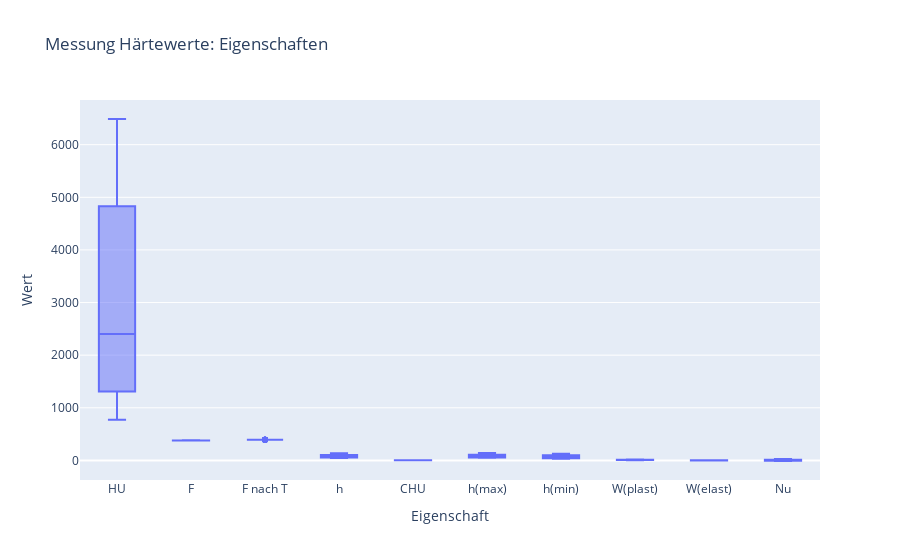

Notebook code for this chart:
### Code cell
import plotly.express as px

fig = px.box(data,
             title='Messung Härtewerte: Eigenschaften',
             labels={'variable': 'Eigenschaft', 'value': 'Wert'})
fig.show()

### Figure 1 — Plotly figure (JSON) as saved in the notebook; plotly's stock layout.template omitted (floating-point values rounded to 4 significant figures; data arrays with more than 128 entries replaced by an {"elided": "..."} marker saying what was removed)
{"data": [{"alignmentgroup": "True", "hovertemplate": "Eigenschaft=%{x}<br>Wert=%{y}<extra></extra>", "legendgroup": "", "marker": {"color": "#636efa"}, "name": "", "notched": false, "offsetgroup": "", "orientation": "v", "showlegend": false, "type": "box", "x": {"elided": "530 str values"}, "x0": " ", "xaxis": "x", "y": {"elided": "530 float values"}, "y0": " ", "yaxis": "y"}], "layout": {"boxmode": "group", "legend": {"tracegroupgap": 0}, "title": {"text": "Messung Härtewerte: Eigenschaften"}, "xaxis": {"anchor": "y", "domain": [0, 1], "title": {"text": "Eigenschaft"}}, "yaxis": {"anchor": "x", "domain": [0, 1], "title": {"text": "Wert"}}}}
